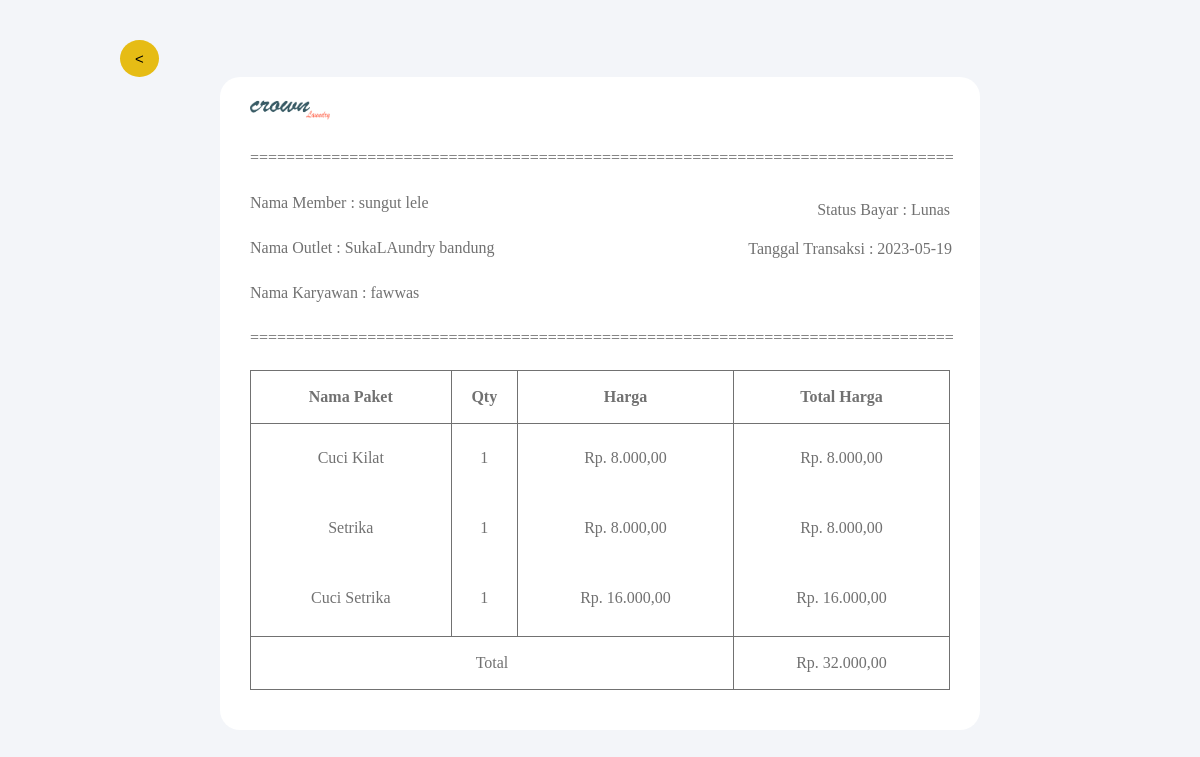
Page /nota.php?id_transaksi=25 on the committed database.
### tables this page shows
CREATE TABLE `transaksi` (
  `id_transaksi` int(11) NOT NULL,
  `id_outlet` int(11) NOT NULL,
  `id_member` int(11) NOT NULL,
  `nama_member` text NOT NULL,
  `alamat` text NOT NULL,
  `tgl_transaksi` date NOT NULL,
  `batas_waktu` date NOT NULL,
  `tgl_bayar` date NOT NULL,
  `status` enum('Baru','Proses','Selesai','Diambil') NOT NULL,
  `dibayar` enum('Lunas','Belum Bayar') NOT NULL,
  `id_user` int(11) NOT NULL
);

CREATE TABLE `member` (
  `id_member` int(11) NOT NULL,
  `nama_member` varchar(100) NOT NULL,
  `alamat` text NOT NULL,
  `jenis_kelamin` enum('L','P') NOT NULL,
  `telp` varchar(15) NOT NULL
);

CREATE TABLE `outlet` (
  `id_outlet` int(11) NOT NULL,
  `nama_outlet` varchar(255) NOT NULL,
  `alamat` text NOT NULL,
  `telp` varchar(15) NOT NULL,
  `id_owner` int(11) NOT NULL
);

CREATE TABLE `user` (
  `id_user` int(11) NOT NULL,
  `nama_user` varchar(100) NOT NULL,
  `jenis_kelamin` enum('L','P') NOT NULL,
  `username` varchar(30) NOT NULL,
  `password` text NOT NULL,
  `role` enum('Admin','Kasir','Owner') NOT NULL,
  `id_outlet` int(11) NOT NULL
);

CREATE TABLE `paket` (
  `id_paket` int(11) NOT NULL,
  `nama_paket` varchar(100) NOT NULL,
  `jenis` enum('Kg','Pcs') NOT NULL,
  `harga` int(11) NOT NULL,
  `img` varchar(100) NOT NULL
);

CREATE TABLE `detail_transaksi` (
  `id_detail_transaksi` int(11) NOT NULL,
  `id_transaksi` int(11) NOT NULL,
  `id_paket` int(11) NOT NULL,
  `qty` int(11) NOT NULL
);

### nota.php (the view, shortened to what this page needs)
<!DOCTYPE html>
<html lang="en">
    <head>
        <link rel="stylesheet" href="css/nota.css">
    </head>
    <body>
        <?php
            include "koneksi.php";
        ?>
        <div class="main_content">
            <a href="view_order.php"><button><</button></a>
            <div class="info">
                <div class="nota">
                    <div><img src="img/crown logo.png" alt="" width="80px"></div>
                    <?php
                    $qry_transaksi = mysqli_query($conn, "SELECT * from transaksi
                                                        join user ON user.id_user = transaksi.id_user
                                                        join member ON member.id_member = transaksi.id_member
                                                        join outlet ON outlet.id_outlet = transaksi.id_outlet
                                                        where transaksi.id_transaksi = '".$_GET['id_transaksi']."'");
                    while ($dt_transksi = mysqli_fetch_array($qry_transaksi)) {
                        $total = 0;
                        $harga_sub = "<ol>";
                        $harga = "<ol>";
                        $qty = "<ol>";
                        $nota_paket = "<ol>";
                        $qry_paket = mysqli_query($conn,"SELECT * from  detail_transaksi join paket on paket.id_paket=detail_transaksi.id_paket where id_transaksi = ".$dt_transksi['id_transaksi']);
                        while($dt_paket=mysqli_fetch_array($qry_paket)){
                            $subtotal = 0;
                            $subtotal += $dt_paket['harga'] * $dt_paket['qty'];
                            $qty .= "<li>".$dt_paket['qty']."</li><br>";
                            $nota_paket .= "<li>".$dt_paket['nama_paket']."</li><br>";
                            $total += $dt_paket['harga'] * $dt_paket['qty'];
                            $harga.= "<li>"."Rp. ".number_format($dt_paket['harga'], 2, ',', '.').""."</li><br>";
                            $harga_sub.= "<li>"."Rp. ".number_format($subtotal, 2, ',', '.').""."</li><br>";
                        }
                        $nota_paket .= "</ol>";
                        $qty .= "</ol>";
                        $harga .= "</ol>";
                        $harga_sub .= "</ol>";
                        ?>
                    <p>==============================================================================</p>
                    <p id = "atas">Status Bayar&nbsp;:&nbsp;<?=$dt_transksi['dibayar']?></p>
                    <p>Nama Member&nbsp;:&nbsp;<?=$dt_transksi['nama_member']?></p>
                    <p>Nama Outlet&nbsp;:&nbsp;<?=$dt_transksi['nama_outlet']?></p>
                    <p id = "bawah">Tanggal Transaksi&nbsp;:&nbsp;<?=$dt_transksi['tgl_transaksi']?></p>
                    <p>Nama Karyawan&nbsp;:&nbsp;<?=$dt_transksi['nama_user']?></p>
                    <p>==============================================================================</p>
                    <table>
                        <thead>
                            <tr>
                                <th>Nama Paket</th>
                                <th>Qty</th>
                                <th>Harga</th>
                                <th>Total Harga</th>
                            </tr>
                        </thead>
                        <tbody>
                            <tr>
                                <td><?=$nota_paket?></td>
                                <td><?=$qty?></td>
                                <td><?=$harga?></td>
                                <td><?=$harga_sub?></td>
                            </tr>
                            <tr>
                                <td colspan="3">Total</td>
                                <td colspan="3">
                                    <?php
                                        echo "Rp. ".number_format($total, 2, ',', '.')."";
                                    ?>
                                </td>
                            </tr>
                        </tbody>
                    </table>
                    <?php
                    }
                ?>
                </div>
            </div>
        </div>
    </body>
</html>

### css/nota.css (style rules this page uses)
body { background-color: #f3f5f9; }
.main_content { width: 100%; margin: 0 auto; width: 960px; margin-top: 5vh; position: relative; }
.main_content .info { color: #717171; line-height: 25px; }
table, th, td { border: 1px solid; border-collapse: collapse; text-align: center; }
table { width: 100%; margin: auto; }
th, td { height: 50px; }
.main_content .nota { background-color: #fff; border-radius: 20px; padding: 10px 30px 40px 30px; margin: 0 100px; }
.main_content .nota p { margin-bottom: 20px; }
ol, li { margin: 20px 0 0 -20px; list-style: none; text-align: center; }
button { padding: 10px 15px; border-radius: 50%; background-color: #e6bc15; border: none; font-size: 15px; }
#atas, #bawah { float: right; }
#atas { margin-top: 7px; }
#bawah { margin-right: -2px; margin-top: -44px; }

### rows in the picture
transaksi: dibayar "Lunas", id_member.nama_member "sungut lele", id_outlet.nama_outlet "SukaLAundry bandung", tgl_transaksi "2023-05-19", id_user.nama_user "fawwas", paket.nama_paket "Cuci Kilat Setrika Cuci Setrika", detail_transaksi.qty "1 1 1", paket.harga "8.000,00 8.000,00 16.000,00", subtotal "8.000,00 8.000,00 16.000,00", total "32.000,00"
